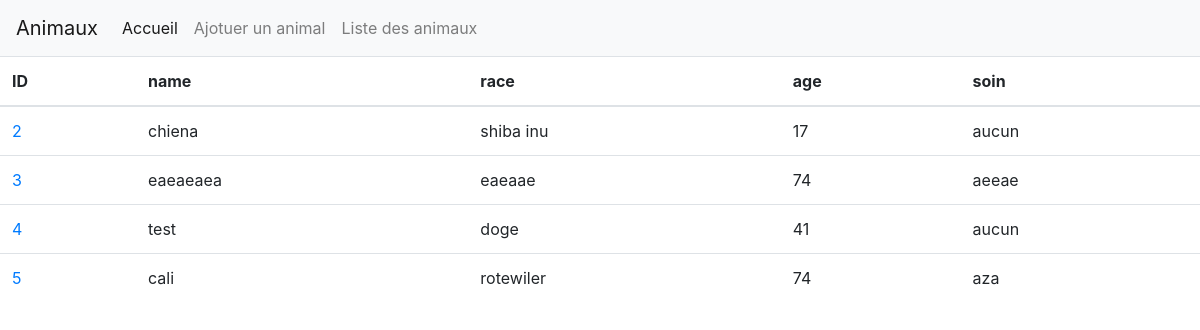
Screenshot of /tableau.php with the database file from the repository.
### tables this page shows
CREATE TABLE `pets_list` (
  `id` int(11) NOT NULL,
  `name` varchar(128) NOT NULL,
  `race` varchar(128) NOT NULL,
  `age` int(11) NOT NULL,
  `soin` varchar(128) NOT NULL
);

### include/function.php (called while the page is built, shortened)
<?php
    function getDbConnection()
    {
        try {
            $user = "root";
            $pass = "root";
            $pdo = new PDO('mysql:host=localhost; dbname=pets', $user, $pass);
            $pdo->setAttribute(PDO::ATTR_ERRMODE, PDO::ERRMODE_EXCEPTION);
            return $pdo;
        }catch (PDOException $e){
            print "Error !:" . $e->getMessage(). "<br/>";
            die();
        }
    }
    function getAllPets()
    {
        $con = getDbConnection();
        $requete = 'SELECT * FROM pets_list';
        $rows = $con->query($requete);
        return $rows;
    }
?>

### include/table.php (the view)
<?php
function showTable($rows, $headers)
{
?>
    <table class="table">
        <thead>
        <tr>
            <?php foreach ($headers as $header): ?>
                <th><?php echo $header; ?></th>
            <?php endforeach; ?>
        </tr>
        </thead>
        <tbody>
        <?php foreach ($rows as $row): ?>
            <tr>
                <?php for ($k = 0; $k < count($headers); $k++): ?>
                    <?php if ($k == 0){ ?>
                        <td><?php echo '<a href=users.php?id='.$row[$k].' >'.$row[$k].'</a>'; ?></td>
                    <?php } else { ?>
                        <td><?php echo $row[$k]; ?></td>
                    <?php } ?>
                <?php endfor; ?>
            </tr>
        <?php endforeach; ?>
        </tbody>
    </table>
    <?php
}

### tableau.php (shortened to what this page needs)
<!doctype html>
<html lang="fr">
<head>
    <?php
    include 'include/header.php';
    include 'include/function.php';
    include 'include/table.php';
    ?>
</head>
<body>
<?php
$rows = getAllPets();
$headers = getHeaderTable();
showTable($rows, $headers);
function getHeaderTable() {
    $headers = array();
    $headers[] = "ID";
    $headers[] = "name";
    $headers[] = "race";
    $headers[] = "age";
    $headers[] = "soin";
    return $headers;
}
?>
</body>
</html>

### include/header.php (shortened to what this page needs)
<!doctype html>
<html lang="fr">
<head>
    <link rel="stylesheet" href="https://cdn.jsdelivr.net/npm/bootstrap@4.3.1/dist/css/bootstrap.min.css">
</head>
<nav class="navbar navbar-expand-lg navbar-light bg-light">
    <a class="navbar-brand" href="#">Animaux</a>
    <div class="collapse navbar-collapse" id="navbarNavDropdown">
        <ul class="navbar-nav">
            <li class="nav-item active">
                <a class="nav-link" href="/index.php">Accueil  <span class="sr-only">(current)</span></a>
            </li>
            <li class="nav-item">
                <a class="nav-link" href="/users.php?id=0">Ajotuer un animal</a>
            </li>
            <li>
                <a class="nav-link" href="/tableau.php">Liste des  animaux</a>
            </li>
        </ul>
    </div>
</nav>
</html>

### rows the page displays
pets_list: id "2", name "chiena", race "shiba inu", age "17", soin "aucun"
pets_list: id "3", name "eaeaeaea", race "eaeaae", age "74", soin "aeeae"
pets_list: id "4", name "test", race "doge", age "41", soin "aucun"
pets_list: id "5", name "cali", race "rotewiler", age "74", soin "aza"

### other values shown
$header "ID"
$header "name"
$header "race"
$header "age"
$header "soin"
